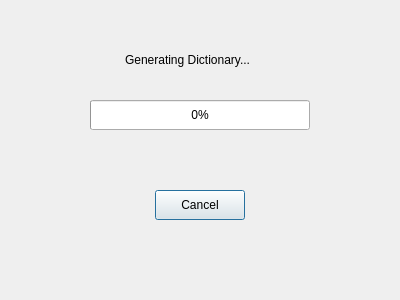
<?xml version="1.0" encoding="UTF-8"?>
<ui version="4.0">
 <class>Dialog</class>
 <widget class="QDialog" name="Dialog">
  <property name="geometry">
   <rect>
    <x>0</x>
    <y>0</y>
    <width>400</width>
    <height>300</height>
   </rect>
  </property>
  <property name="windowTitle">
   <string>Dialog</string>
  </property>
  <widget class="QPushButton" name="cancel_btn">
   <property name="geometry">
    <rect>
     <x>155</x>
     <y>190</y>
     <width>90</width>
     <height>30</height>
    </rect>
   </property>
   <property name="text">
    <string>Cancel</string>
   </property>
  </widget>
  <widget class="QProgressBar" name="progress_bar">
   <property name="geometry">
    <rect>
     <x>90</x>
     <y>100</y>
     <width>220</width>
     <height>30</height>
    </rect>
   </property>
   <property name="value">
    <number>0</number>
   </property>
  </widget>
  <widget class="QLabel" name="label">
   <property name="geometry">
    <rect>
     <x>125</x>
     <y>50</y>
     <width>161</width>
     <height>20</height>
    </rect>
   </property>
   <property name="text">
    <string>Generating Dictionary...</string>
   </property>
  </widget>
 </widget>
 <resources/>
 <connections/>
</ui>
